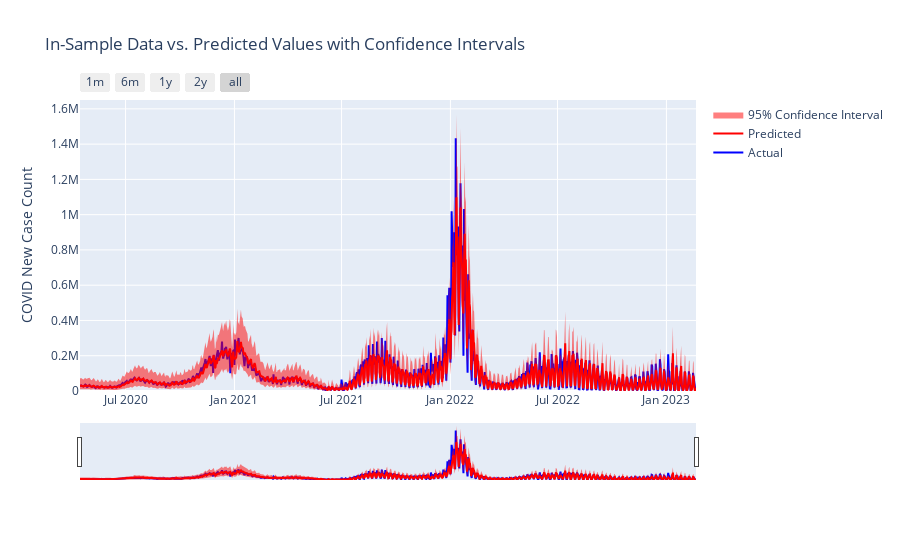

The notebook cell saved with this chart:
### Code cell
# Visualize the model's in-sample predictions with confidence intervals
in_sample_scores = plot_predictions_with_confidence_interval(in_sample_set, model_2)

### Figure 1 — Plotly figure (JSON) as saved in the notebook; plotly's stock layout.template omitted (floating-point values rounded to 4 significant figures; data arrays with more than 128 entries replaced by an {"elided": "..."} marker saying what was removed)
{"data": [{"line": {"color": "blue"}, "mode": "lines", "name": "Actual", "type": "scatter", "x": {"elided": "1042 str values"}, "y": {"elided": "1042 int values"}}, {"line": {"color": "red"}, "mode": "lines", "name": "Predicted", "type": "scatter", "x": {"elided": "1042 str values"}, "y": {"elided": "1042 float values"}}, {"line": {"color": "rgba(255, 0, 0, 0.3)", "width": 0}, "mode": "lines", "showlegend": false, "type": "scatter", "x": {"elided": "1042 str values"}, "y": {"elided": "1042 float values"}}, {"fill": "tonexty", "line": {"color": "rgba(255, 0, 0, 0.3)", "width": 0}, "mode": "lines", "name": "95% Confidence Interval", "type": "scatter", "x": {"elided": "1042 str values"}, "y": {"elided": "1042 float values"}}], "layout": {"title": {"text": "In-Sample Data vs. Predicted Values with Confidence Intervals"}, "xaxis": {"rangeselector": {"buttons": [{"count": 1, "label": "1m", "step": "month", "stepmode": "backward"}, {"count": 6, "label": "6m", "step": "month", "stepmode": "backward"}, {"count": 1, "label": "1y", "step": "year", "stepmode": "backward"}, {"count": 2, "label": "2y", "step": "year", "stepmode": "backward"}, {"step": "all"}]}, "rangeslider": {"visible": true}, "type": "date"}, "yaxis": {"rangemode": "tozero", "title": {"text": "COVID New Case Count"}}}}
